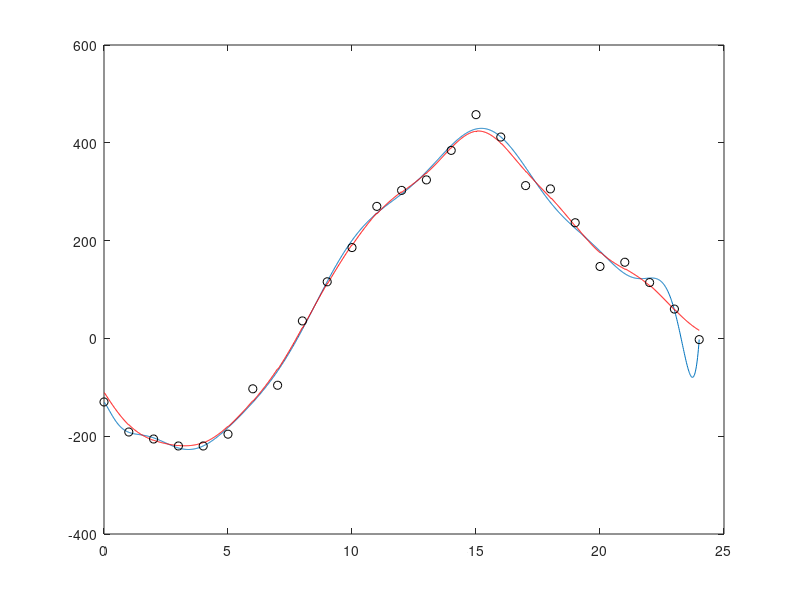

Write MATLAB code to recreate this figure.
close all

x = (0:24)';
y = [-130.0000153
-191.4333344
-205.7504272
-220.0000153
-220.0000153
-195.8374023
-103.0872574
-95.81847382
35.75000381
115.7357941
185.7475128
270
302.7000427
324.1598816
384.4850769
457.5693665
411.8027344
312.4701843
305.740448
236.5187988
147.085434
155.7450409
114.1783752
60.00000381
-2.461538792];

p = polyfit(x,y,15);

t=(1/60)*(1:24*60);

Y1 = polyval(p,t)';

figure;
plot(t,Y1)
Y2 = interp(y(1:24),60);
hold on
plot(t,Y2,'r-')
plot(x,y,'ok')
